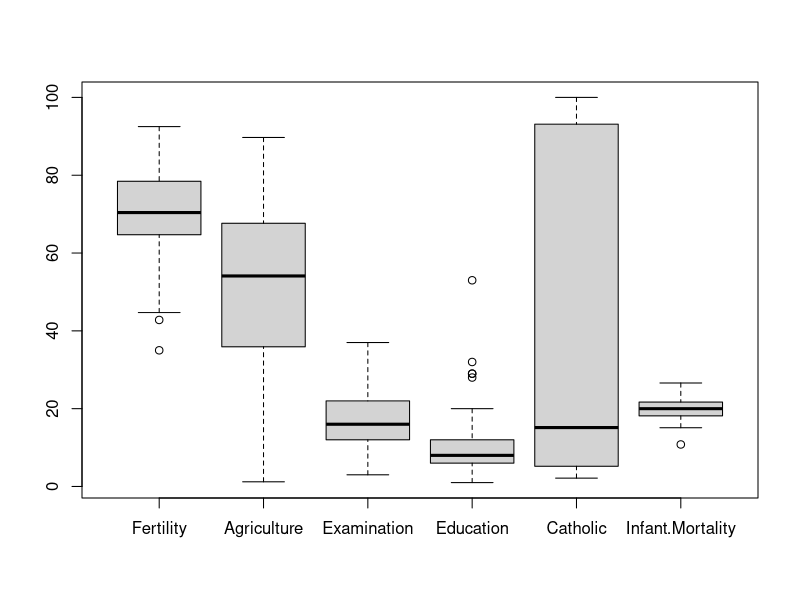

Source code (R):
## ---- chunk 1
knitr::opts_chunk$set(echo = TRUE)
## ---- chunk 2
DiagrammeR::grViz("
digraph {
  graph [layout = circo]
  node [shape = circle]
    A [label = 'Fertility']
    B [label = 'Agriclture']
    C [label = 'Examination']
    D [label = 'Education']
    E [label = 'Catholic']
    F [label = 'Infant Mortality']
  edge []
    B -> A
    C -> A
    D -> A
    E -> A
    A -> F
    C -> B
    D -> C
    D -> B
}
")
## ---- chunk 3
summary(swiss)
## ---- chunk 4
boxplot(swiss)
## ---- chunk 5
cor(swiss)
## ---- chunk 6
summary(lm(Fertility~., data=swiss))
